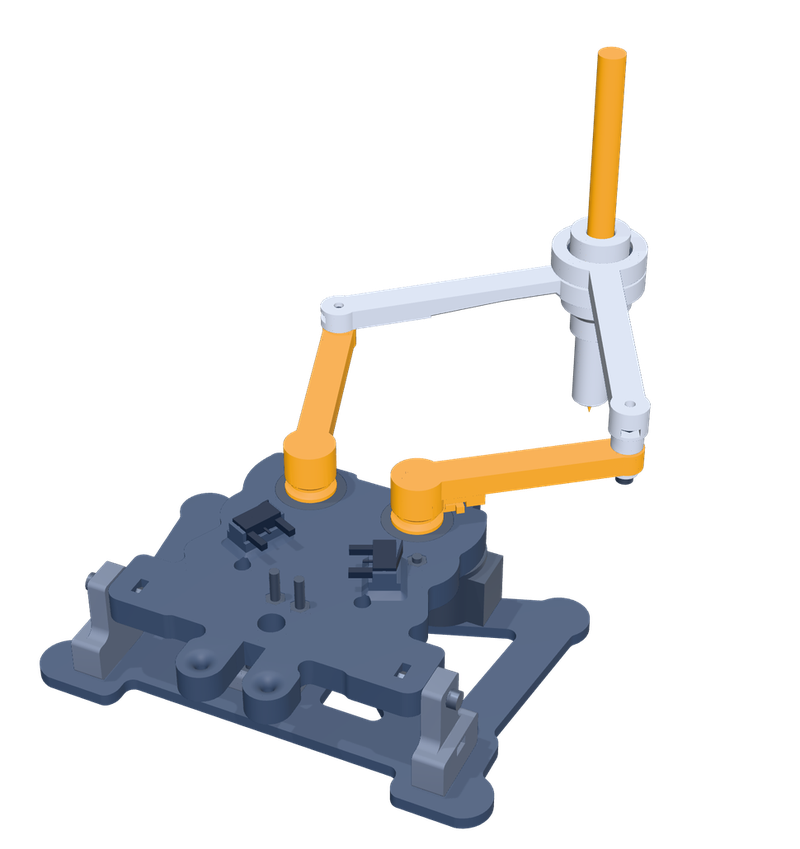
#> input picture img/roboter.png, 800 x 849 px, found by its file name
$ python poster.py
#> lines starting #> are read from the running program, lines starting #| are printed output that depends on the picture
# Builds img/og.png from img/roboter.png (run from the site root).
# The film posters img/film-poster-de.webp and -en.webp are still frames from the films in media/ (local only):
#   ffmpeg -ss 19 -i media/verkaufsfilm-de.mp4 -frames:v 1 -vf scale=1280:720 -c:v libwebp -quality 80 img/film-poster-de.webp
from PIL import Image, ImageDraw
rob = Image.open("img/roboter.png").convert("RGBA")
#> rob is the input picture: PIL image 800x849 RGBA; mean R, G, B, A 28.9, 29, 29.7, 56.9
def canvas(w, h, out, fmt):
#> called with w = 1200, h = 630, out = 'img/og.png', fmt = 'PNG'
    c = Image.new("RGBA", (w, h), (255, 246, 214, 255))
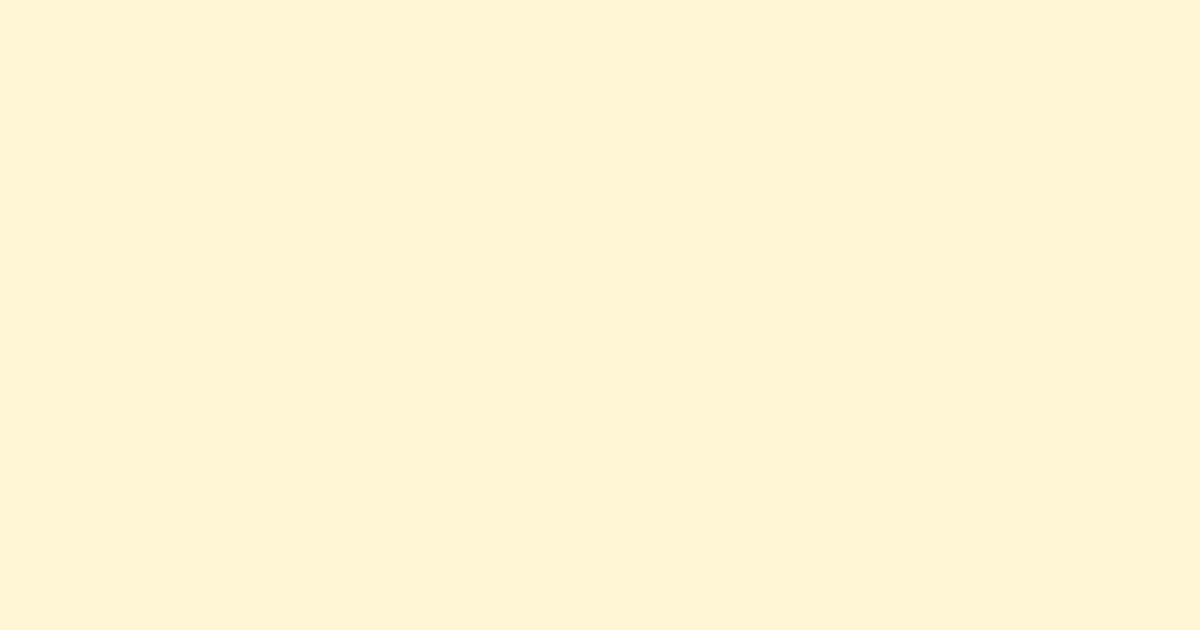
#> c: PIL image 1200x630 RGBA; mean R, G, B, A 255, 246, 214, 255
    r = rob.copy(); r.thumbnail((int(w*0.9), int(h*0.9)), Image.LANCZOS)
    c.alpha_composite(r, ((w-r.width)//2, (h-r.height)//2))
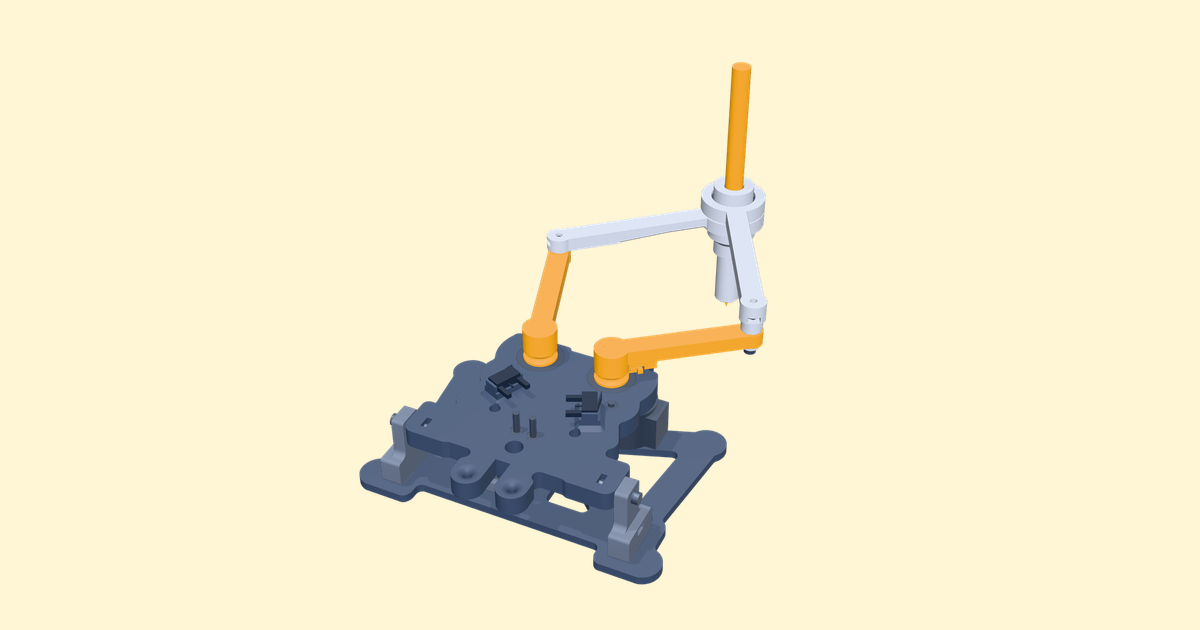
#> c: PIL image 1200x630 RGBA; mean R, G, B, A 243.3, 235.2, 206.4, 255
    c = c.convert("RGB")
#> c: PIL image 1200x630 RGB
    c.save(out, fmt, **({"quality": 85} if fmt != "PNG" else {"optimize": True}))
canvas(1200, 630, "img/og.png", "PNG")

$ run again, with img/elektronik.png copied over img/roboter.png
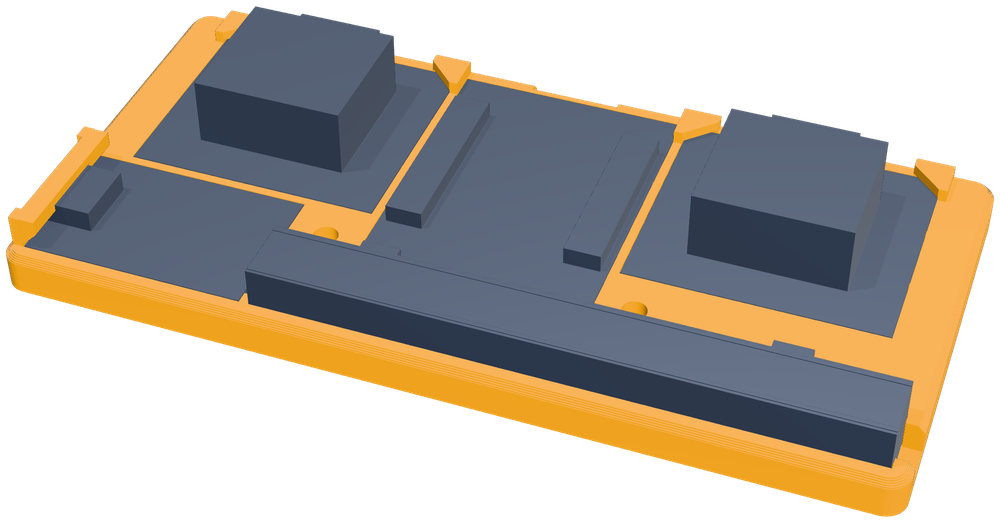
#> input picture img/elektronik.png, 1000 x 523 px, found by its file name
#> rob is the input picture: PIL image 1000x523 RGBA; mean R, G, B, A 76, 68, 57.5, 146.6
#> in canvas, `c.alpha_composite(r, ((w-r.width)//2, (h-r.height)//2))`:
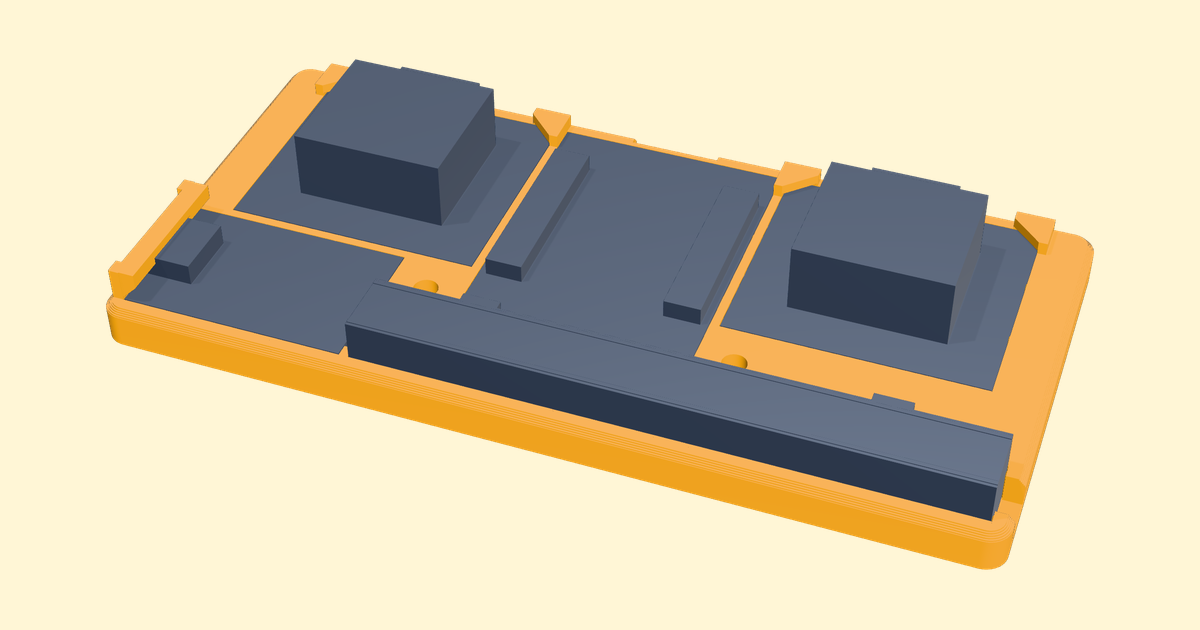
#> c: PIL image 1200x630 RGBA; mean R, G, B, A 205.2, 194.5, 168.3, 255
